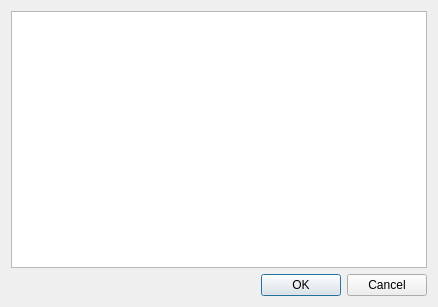
<?xml version="1.0" encoding="UTF-8"?>
<ui version="4.0">
 <class>Dialog</class>
 <widget class="QDialog" name="Dialog">
  <property name="geometry">
   <rect>
    <x>0</x>
    <y>0</y>
    <width>438</width>
    <height>307</height>
   </rect>
  </property>
  <property name="windowTitle">
   <string notr="true">Dialog</string>
  </property>
  <layout class="QGridLayout" name="gridLayout">
   <item row="0" column="0">
    <widget class="QPlainTextEdit" name="plainTextEdit">
     <property name="plainText">
      <string notr="true"/>
     </property>
    </widget>
   </item>
   <item row="1" column="0">
    <widget class="QDialogButtonBox" name="buttonBox">
     <property name="orientation">
      <enum>Qt::Horizontal</enum>
     </property>
     <property name="standardButtons">
      <set>QDialogButtonBox::Cancel|QDialogButtonBox::Ok</set>
     </property>
    </widget>
   </item>
  </layout>
 </widget>
 <resources/>
 <connections>
  <connection>
   <sender>buttonBox</sender>
   <signal>accepted()</signal>
   <receiver>Dialog</receiver>
   <slot>accept()</slot>
   <hints>
    <hint type="sourcelabel">
     <x>248</x>
     <y>254</y>
    </hint>
    <hint type="destinationlabel">
     <x>157</x>
     <y>274</y>
    </hint>
   </hints>
  </connection>
  <connection>
   <sender>buttonBox</sender>
   <signal>rejected()</signal>
   <receiver>Dialog</receiver>
   <slot>reject()</slot>
   <hints>
    <hint type="sourcelabel">
     <x>316</x>
     <y>260</y>
    </hint>
    <hint type="destinationlabel">
     <x>286</x>
     <y>274</y>
    </hint>
   </hints>
  </connection>
 </connections>
</ui>
